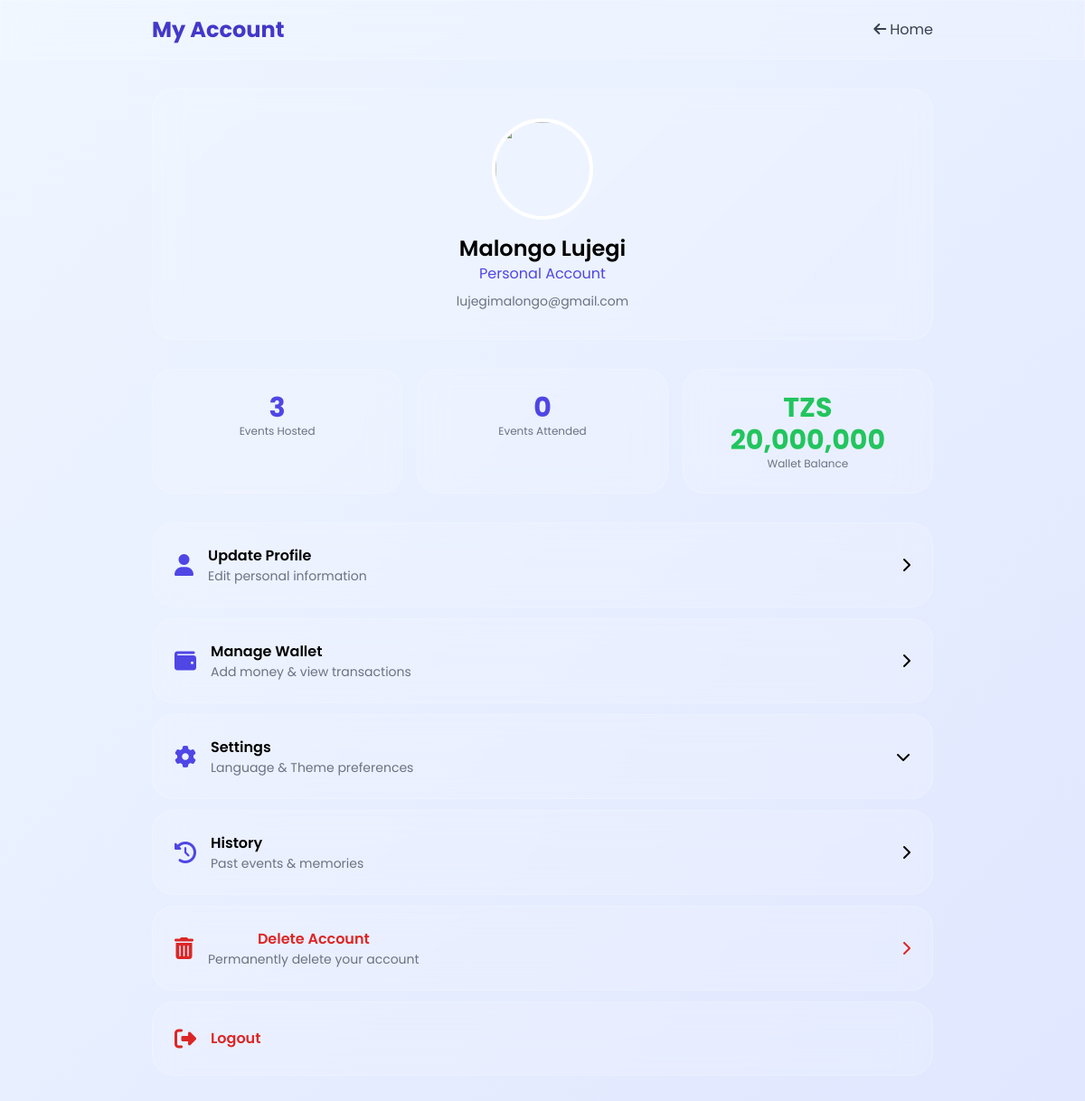
Page /pages/account.php (signed in) on the committed database.
### tables this page shows
CREATE TABLE `user_basic_info` (
  `user_id` varchar(25) NOT NULL,
  `user_full_name` varchar(120) NOT NULL,
  `user_profile_picture` varchar(70) DEFAULT NULL,
  `user_type` enum('Personal','Business') NOT NULL,
  `user_bio` varchar(200) DEFAULT NULL,
  `user_email` varchar(70) NOT NULL,
  `user_phone_number` varchar(20) NOT NULL,
  `user_gender` enum('None','Male','Female','Profit','Non-Profit') DEFAULT 'None',
  `birth_date` date NOT NULL,
  `national_id` varchar(50) NOT NULL,
  `home_street` varchar(20) DEFAULT NULL,
  `home_district` varchar(30) DEFAULT NULL,
  `home_region` varchar(30) DEFAULT NULL,
  `recovery_phone_number` varchar(20) DEFAULT NULL,
  `user_password` varchar(255) NOT NULL,
  `user_job_count` int(11) NOT NULL DEFAULT 0,
  `user_language` enum('en','sw','suk','chag') DEFAULT 'en',
  `user_theme` enum('Oceanic Blue','Luxe Jewel','Warm Glow','Soft Pastel') DEFAULT 'Oceanic Blue',
  `registration_date_time` datetime NOT NULL DEFAULT current_timestamp(),
  `user_validity` enum('Registered','Verified','Banned','Inactive') DEFAULT 'Inactive'
);

CREATE TABLE `user_wallet_info` (
  `account_id` varchar(25) NOT NULL,
  `user_id` varchar(25) NOT NULL,
  `account_balance` decimal(10,2) NOT NULL DEFAULT 0.00,
  `gateways_number` int(11) NOT NULL DEFAULT 0,
  `account_activity` enum('Active','Shut down') DEFAULT 'Active'
);

### config/functions.php (called while the page is built, shortened)
<?php
require_once __DIR__ . '/config.php';
function getCurrentUserId() {
    return $_SESSION['user_id'] ?? null;
}
function getCurrentUser() {
    global $pdo;
    $user_id = getCurrentUserId();
    $stmt = $pdo->prepare("SELECT * FROM user_basic_info WHERE user_id = ?");
    $stmt->execute([$user_id]);
    return $stmt->fetch();
}
function getProfilePictureUrl($picture, $default = '../assets/images/default.png', $format = 'relative') {
    $filename = basename(str_replace('\\', '/', $picture));
    if ($filename === '' || !file_exists(PROFILE_DIR . $filename)) {
        return $default;
    }
}
?>

### pages/account.php (the view, shortened to what this page needs)
<?php
require_once '../config/config.php';
require_once '../config/functions.php';
$user = getCurrentUser();
$wallet_stmt = $pdo->prepare("SELECT account_balance FROM user_wallet_info WHERE user_id = ?");
$wallet_stmt->execute([$user['user_id']]);
$wallet = $wallet_stmt->fetch();
$balance = $wallet ? $wallet['account_balance'] : 0;
$hosted_stmt = $pdo->prepare("SELECT COUNT(*) FROM event_basic_info WHERE host_id = ?");
$hosted_stmt->execute([$user['user_id']]);
$hosted_count = $hosted_stmt->fetchColumn();
$attended_stmt = $pdo->prepare("SELECT COUNT(*) FROM event_attendees WHERE participant_id = ? AND participation_status = 'Active'");
$attended_stmt->execute([$user['user_id']]);
$attended_count = $attended_stmt->fetchColumn();
?>
<!DOCTYPE html>
<html lang="en">
<head>
    <script src="https://cdn.tailwindcss.com"></script>
    <link rel="stylesheet" href="https://cdnjs.cloudflare.com/ajax/libs/font-awesome/6.6.0/css/all.min.css">
</head>
<body class="bg-gradient-to-br from-blue-50 to-indigo-100 min-h-screen">
<header class="glass sticky top-0 z-50">
    <div class="max-w-4xl mx-auto px-4 py-4 flex justify-between items-center">
        <h1 class="text-2xl font-bold text-indigo-700">My Account</h1>
        <a href="events.php" class="text-gray-700 hover:text-indigo-600"><i class="fa fa-arrow-left mr-1"></i>Home</a>
    </div>
</header>
<div class="max-w-4xl mx-auto px-4 py-8">
    <div class="glass rounded-3xl p-8 text-center mb-8">
        <img src="<?= htmlspecialchars(getProfilePictureUrl($user['user_profile_picture'] ?? '', BASE_URL . 'assets/images/default.png', 'absolute')) ?>"
             class="w-28 h-28 rounded-full mx-auto border-4 border-white object-cover mb-4" alt="">
        <h2 class="text-2xl font-semibold" data-i18n="account.profile_name"><?= htmlspecialchars($user['user_full_name']) ?></h2>
        <p class="text-indigo-600" data-i18n="account.account_type"><?= htmlspecialchars($user['user_type']) ?> Account</p>
        <p class="text-sm text-gray-500 mt-2" data-i18n="account.email"><?= htmlspecialchars($user['user_email']) ?></p>
    </div>
    <div class="grid grid-cols-3 gap-4 mb-8">
        <div class="glass rounded-3xl p-6 text-center">
            <p class="text-3xl font-bold text-indigo-600" data-i18n="account.events_hosted"><?= $hosted_count ?></p>
            <p class="text-xs text-gray-500" data-i18n="account.events_hosted_desc">Events Hosted</p>
        </div>
        <div class="glass rounded-3xl p-6 text-center">
            <p class="text-3xl font-bold text-indigo-600" data-i18n="account.events_attended"><?= $attended_count ?></p>
            <p class="text-xs text-gray-500" data-i18n="account.events_attended_desc">Events Attended</p>
        </div>
        <div class="glass rounded-3xl p-6 text-center">
            <p class="text-3xl font-bold text-green-500" data-i18n="account.wallet_balance">TZS <?= number_format($balance, 0) ?></p>
            <p class="text-xs text-gray-500" data-i18n="account.wallet_balance_desc">Wallet Balance</p>
        </div>
    </div>
    <div class="space-y-3">
        <a href="update-profile.php" class="glass flex items-center justify-between p-6 rounded-3xl card-hover transition">
            <div class="flex items-center gap-4">
                <i class="fa fa-user text-2xl text-indigo-600"></i>
                <div>
                    <p class="font-semibold" data-i18n="account.update_profile">Update Profile</p>
                    <p class="text-sm text-gray-500" data-i18n="account.update_profile_desc">Edit personal information</p>
                </div>
            </div>
            <i class="fa fa-chevron-right"></i>
        </a>
        <a href="manage-wallet.php" class="glass flex items-center justify-between p-6 rounded-3xl card-hover transition">
            <div class="flex items-center gap-4">
                <i class="fa fa-wallet text-2xl text-indigo-600"></i>
                <div>
                    <p class="font-semibold" data-i18n="account.manage_wallet">Manage Wallet</p>
                    <p class="text-sm text-gray-500" data-i18n="account.manage_wallet_desc">Add money & view transactions</p>
                </div>
            </div>
            <i class="fa fa-chevron-right"></i>
        </a>
        <div class="glass rounded-3xl overflow-hidden">
            <button id="settings-toggle" class="w-full flex items-center justify-between p-6 hover:bg-white/10 transition text-left">
                <div class="flex items-center gap-4">
                    <i class="fa fa-cog text-2xl text-indigo-600"></i>
                    <div>
                        <p class="font-semibold" data-i18n="account.settings">Settings</p>
                        <p class="text-sm text-gray-500" data-i18n="account.settings_desc">Language & Theme preferences</p>
                    </div>
                </div>
                <i id="settings-arrow" class="fa fa-chevron-down transition-transform duration-300"></i>
            </button>
        </div>
        <a href="history.php" class="glass flex items-center justify-between p-6 rounded-3xl card-hover transition">
            <div class="flex items-center gap-4">
                <i class="fa fa-history text-2xl text-indigo-600"></i>
                <div>
                    <p class="font-semibold" data-i18n="account.history">History</p>
                    <p class="text-sm text-gray-500" data-i18n="account.history_desc">Past events & memories</p>
                </div>
            </div>
            <i class="fa fa-chevron-right"></i>
        </a>
        <button onclick="openModal('deleteModal')" class="glass flex items-center justify-between p-6 rounded-3xl text-red-600 hover:bg-white/10 transition w-full">
            <div class="flex items-center gap-4">
                <i class="fa fa-trash-alt text-2xl"></i>
                <div>
                    <p class="font-semibold" data-i18n="account.delete_account">Delete Account</p>
                    <p class="text-sm text-gray-500" data-i18n="account.delete_account_desc">Permanently delete your account</p>
                </div>
            </div>
            <i class="fa fa-chevron-right"></i>
        </button>
        <a href="../logout.php" onclick="return confirm('Are you sure you want to logout?')"
           class="glass flex items-center justify-between p-6 rounded-3xl text-red-600 hover:bg-white/10 transition">
            <div class="flex items-center gap-4">
                <i class="fa fa-sign-out-alt text-2xl"></i>
                <div>
                    <p class="font-semibold" data-i18n="account.logout">Logout</p>
                </div>
            </div>
        </a>
    </div>
</div>
</body>
</html>

### pages/account.php (style rules this page uses)
body { font-family: 'Poppins', sans-serif; }
.glass { background: rgba(255,255,255,0.15); backdrop-filter: blur(16px); border: 1px solid rgba(255,255,255,0.2); }

### rows in the picture
user_basic_info: user_full_name "Malongo Lujegi", user_type "Personal", user_email "lujegimalongo@gmail.com"
user_wallet_info: account_balance "20,000,000"

### other values in the picture
$hosted_count "3"
$attended_count "0"
